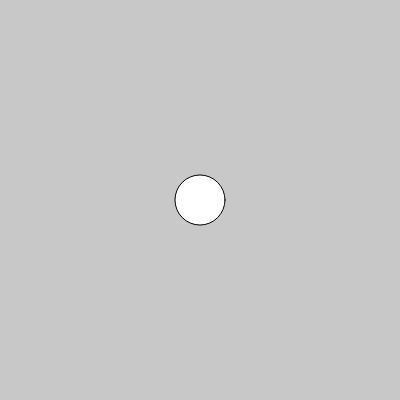
Frame 1 (no input)
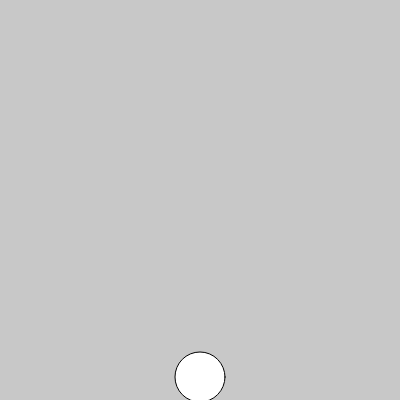
Frame 60 (no input)
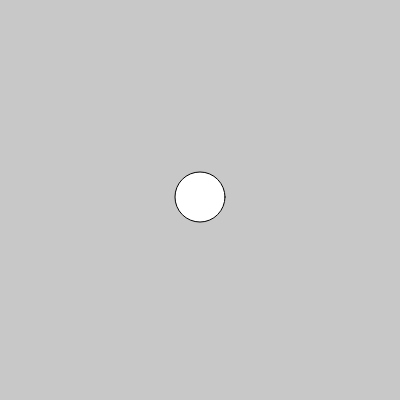
Frame 120 (the mouse pressed at the canvas centre since frame 60)

The p5.js sketch that drew these frames (run headless with seeded random() and noise() and a simulated clock; from frame 60 on, the mouse is pressed at the canvas centre):

// p5.js sketch
// ── sketch.js
let y;
let ySpeed = 3

function setup() {
  createCanvas(400, 400);
  y = height/2;
}

function draw() {
  background(200)
  ellipse(width / 2, y, 50, 50);
  if (y < 25 || y > height - 25){
    ySpeed *= -1;
  }

  y += ySpeed;
}
